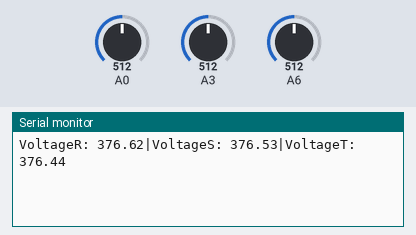
The sketch below on a simulated Arduino Nano, built with avr-gcc and run on an emulated ATmega328P. On the bench: the last lines printed to the serial monitor. The inputs (shaded band) are chosen by the test bench; at power-on: A0 = 512, A3 = 512, A6 = 512.

Above: at 1.2 s.
1.3 s: A0 set to 716
At 2.6 s:
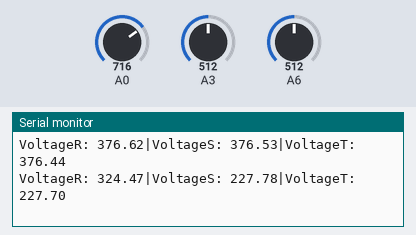
2.8 s: A3 set to 716
At 3.4 s:
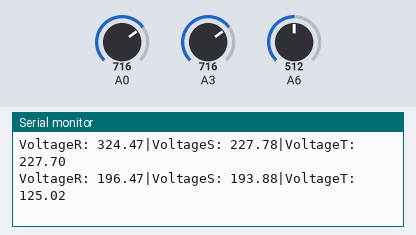
4.3 s: A6 set to 716
At 5.6 s:
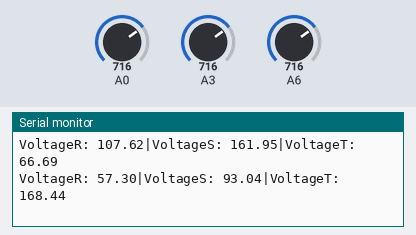
5.8 s: A0 set to 900
At 6.8 s:
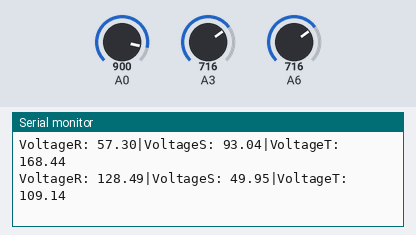
7.3 s: A3 set to 900
At 8.5 s:
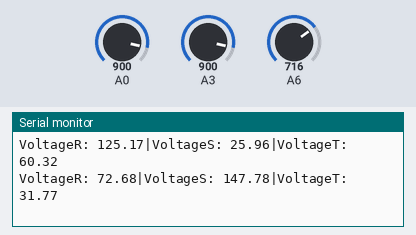
8.8 s: A6 set to 900
At 9.8 s:
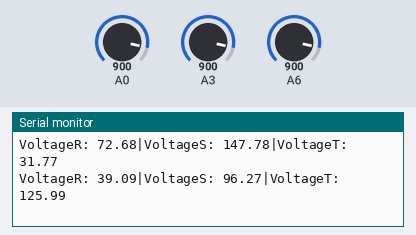
Timing chart, 0 to 11.3 s (numbered marks = the images above; inputs shaded):
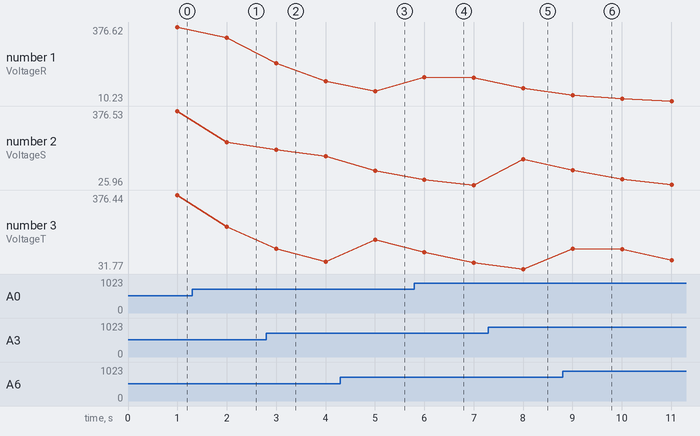

Measured:
- after the input at 1.3 s, the serial monitor: prints a new line after 0.70 s (image 1)
- after the input at 2.8 s, the serial monitor: prints a new line after 0.20 s (image 2)
- after the input at 4.3 s, the serial monitor: prints a new line after 0.70 s (image 3)
- after the input at 5.8 s, the serial monitor: prints a new line after 0.20 s (image 4)
- after the input at 7.3 s, the serial monitor: prints a new line after 0.71 s (image 5)
- after the input at 8.8 s, the serial monitor: prints a new line after 0.21 s (image 6)
- plotted number 1: 376.62 → 324.47 after the input at 1.3 s, 57.3 → 125.17 after the input at 5.8 s, 72.68 → 10.23 after the input at 8.8 s
- plotted number 2: 227.78 → 161.95 after the input at 2.8 s, 93.04 → 25.96 after the input at 5.8 s, 25.96 → 147.78 after the input at 7.3 s, 147.78 → 28.06 after the input at 8.8 s

The sketch:

VoltageCalibrationV1.0.ino
```cpp
/* This code works with ZMPT101B AC voltage sensor module and 128x32 OLED display
 * It permits you to measure any AC voltage up to 250V, BE CAREFUL !!!
 * The functions from Filters library permits you to calculate the True RMS of a signal
 * Refer to www.surtrTech.com or SurtrTech YouTube channel for more details
 */

#include <Filters.h> //Easy library to do the calculations

//MvAvg method
//#define AvgSize 50
//uint8_t indexR = 0;uint8_t indexS = 0;uint8_t indexT = 0;
//float sumR;float sumS;float sumT;
//float readingR[AvgSize];float readingS[AvgSize];float readingT[AvgSize];
//float MvAvgR;float MvAvgS;float MvAvgT;

float testFrequency = 50;                     // test signal frequency (Hz)
float windowLength = 40.0/testFrequency;     // how long to average the signal, for statistist

float intercept = -0.04; // to be adjusted based on calibration testing
float slope = 0.0405; // to be adjusted based on calibration testing
float VoltsR; // VoltageR
float VoltsS; // VoltageS
float VoltsT; // VoltageT

unsigned long printPeriod = 1000; //Refresh rate
unsigned long previousMillis = 0;

void setup() {
  Serial.begin( 9600 );    // start the serial port
}

void loop() {
  RunningStatistics inputStatsR;                        //Easy life lines, actual calculation of the RMS requires a load of coding
  RunningStatistics inputStatsS;
  RunningStatistics inputStatsT;

  inputStatsR.setWindowSecs(windowLength);
  inputStatsS.setWindowSecs(windowLength);
  inputStatsT.setWindowSecs(windowLength);

  while(true) {
    inputStatsR.input(analogRead(A0));                  // log to Stats function Vr
    inputStatsS.input(analogRead(A3));                  // log to Stats function Vs
    inputStatsT.input(analogRead(A6));                  // log to Stats function Vt

    if((unsigned long)(millis() - previousMillis) >= printPeriod){
      previousMillis = millis();   // update time every second
      VoltsR = intercept + slope * inputStatsR.sigma(); // Calibartions for offset and amplitude
      VoltsR= VoltsR*(40.3231);                         // Further calibrations for the amplitude

      VoltsS = intercept + slope * inputStatsS.sigma(); // Calibartions for offset and amplitude
      VoltsS= VoltsS*(40.3231);                         // Further calibrations for the amplitude

      VoltsT = intercept + slope * inputStatsT.sigma(); // Calibartions for offset and amplitude
      VoltsT= VoltsT*(40.3231);                         // Further calibrations for the amplitude

      Serial.print( "VoltageR: " );Serial.print(VoltsR);Serial.print("|");
      Serial.print( "VoltageS: " );Serial.print(VoltsS);Serial.print("|");
      Serial.print( "VoltageT: " );Serial.println(VoltsT);

    }
  }
}
```
